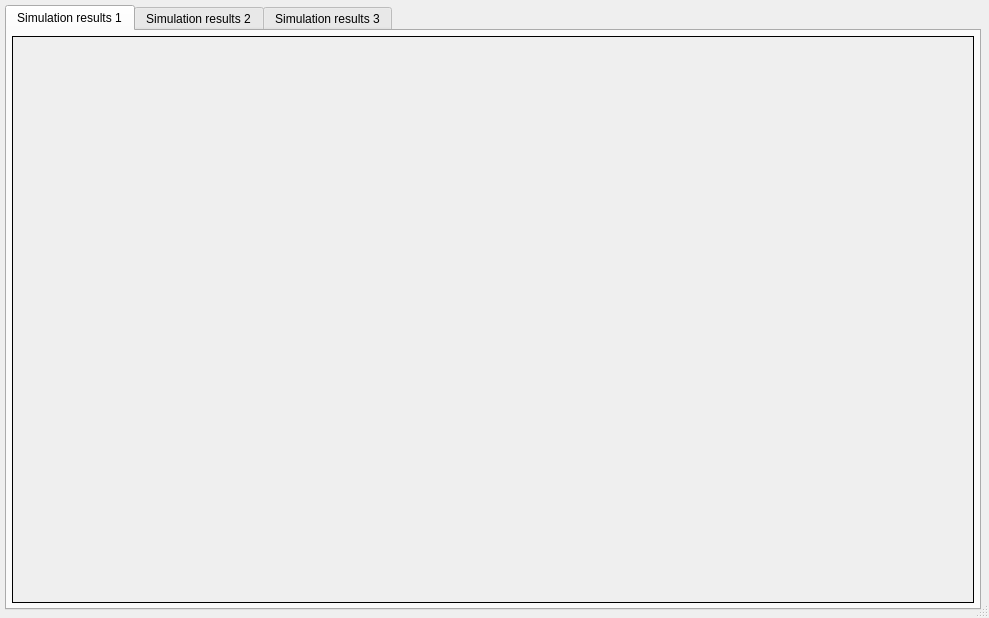
<?xml version="1.0" encoding="UTF-8"?>
<ui version="4.0">
 <class>DataView</class>
 <widget class="QDialog" name="DataView">
  <property name="windowModality">
   <enum>Qt::WindowModal</enum>
  </property>
  <property name="geometry">
   <rect>
    <x>0</x>
    <y>0</y>
    <width>989</width>
    <height>618</height>
   </rect>
  </property>
  <property name="font">
   <font>
    <family>Segoe UI</family>
   </font>
  </property>
  <property name="windowTitle">
   <string>Simulation Results Viewer</string>
  </property>
  <property name="sizeGripEnabled">
   <bool>true</bool>
  </property>
  <property name="modal">
   <bool>false</bool>
  </property>
  <layout class="QGridLayout" name="gridLayout_2">
   <property name="leftMargin">
    <number>5</number>
   </property>
   <property name="topMargin">
    <number>5</number>
   </property>
   <property name="rightMargin">
    <number>8</number>
   </property>
   <property name="bottomMargin">
    <number>8</number>
   </property>
   <item row="0" column="0">
    <widget class="QTabWidget" name="tabData">
     <property name="minimumSize">
      <size>
       <width>0</width>
       <height>0</height>
      </size>
     </property>
     <property name="currentIndex">
      <number>0</number>
     </property>
     <property name="movable">
      <bool>true</bool>
     </property>
     <widget class="QWidget" name="tab_xy">
      <attribute name="title">
       <string>Simulation results 1</string>
      </attribute>
      <layout class="QGridLayout" name="gridLayout">
       <property name="leftMargin">
        <number>5</number>
       </property>
       <property name="topMargin">
        <number>5</number>
       </property>
       <property name="rightMargin">
        <number>5</number>
       </property>
       <property name="bottomMargin">
        <number>5</number>
       </property>
       <property name="horizontalSpacing">
        <number>4</number>
       </property>
       <item row="0" column="0">
        <widget class="QFrame" name="graphFrame">
         <property name="sizePolicy">
          <sizepolicy hsizetype="Expanding" vsizetype="Expanding">
           <horstretch>0</horstretch>
           <verstretch>0</verstretch>
          </sizepolicy>
         </property>
         <property name="layoutDirection">
          <enum>Qt::LeftToRight</enum>
         </property>
         <property name="autoFillBackground">
          <bool>true</bool>
         </property>
         <property name="frameShape">
          <enum>QFrame::Box</enum>
         </property>
         <property name="frameShadow">
          <enum>QFrame::Plain</enum>
         </property>
         <property name="lineWidth">
          <number>1</number>
         </property>
         <property name="midLineWidth">
          <number>1</number>
         </property>
        </widget>
       </item>
      </layout>
     </widget>
     <widget class="QWidget" name="tab_xy_2">
      <attribute name="title">
       <string>Simulation results 2</string>
      </attribute>
      <layout class="QGridLayout" name="gridLayout_3">
       <property name="leftMargin">
        <number>5</number>
       </property>
       <property name="topMargin">
        <number>5</number>
       </property>
       <property name="rightMargin">
        <number>5</number>
       </property>
       <property name="bottomMargin">
        <number>5</number>
       </property>
       <property name="horizontalSpacing">
        <number>4</number>
       </property>
       <item row="0" column="0">
        <widget class="QFrame" name="graphFrame_2">
         <property name="sizePolicy">
          <sizepolicy hsizetype="Expanding" vsizetype="Expanding">
           <horstretch>0</horstretch>
           <verstretch>0</verstretch>
          </sizepolicy>
         </property>
         <property name="layoutDirection">
          <enum>Qt::LeftToRight</enum>
         </property>
         <property name="autoFillBackground">
          <bool>true</bool>
         </property>
         <property name="frameShape">
          <enum>QFrame::Box</enum>
         </property>
         <property name="frameShadow">
          <enum>QFrame::Plain</enum>
         </property>
         <property name="lineWidth">
          <number>1</number>
         </property>
         <property name="midLineWidth">
          <number>1</number>
         </property>
        </widget>
       </item>
      </layout>
     </widget>
     <widget class="QWidget" name="tab_xy_3">
      <attribute name="title">
       <string>Simulation results 3</string>
      </attribute>
      <layout class="QGridLayout" name="gridLayout_4">
       <property name="leftMargin">
        <number>5</number>
       </property>
       <property name="topMargin">
        <number>5</number>
       </property>
       <property name="rightMargin">
        <number>5</number>
       </property>
       <property name="bottomMargin">
        <number>5</number>
       </property>
       <property name="horizontalSpacing">
        <number>4</number>
       </property>
       <item row="0" column="0">
        <widget class="QFrame" name="graphFrame_3">
         <property name="sizePolicy">
          <sizepolicy hsizetype="Expanding" vsizetype="Expanding">
           <horstretch>0</horstretch>
           <verstretch>0</verstretch>
          </sizepolicy>
         </property>
         <property name="layoutDirection">
          <enum>Qt::LeftToRight</enum>
         </property>
         <property name="autoFillBackground">
          <bool>true</bool>
         </property>
         <property name="frameShape">
          <enum>QFrame::Box</enum>
         </property>
         <property name="frameShadow">
          <enum>QFrame::Plain</enum>
         </property>
         <property name="lineWidth">
          <number>1</number>
         </property>
         <property name="midLineWidth">
          <number>1</number>
         </property>
        </widget>
       </item>
      </layout>
     </widget>
    </widget>
   </item>
  </layout>
 </widget>
 <resources/>
 <connections/>
</ui>
